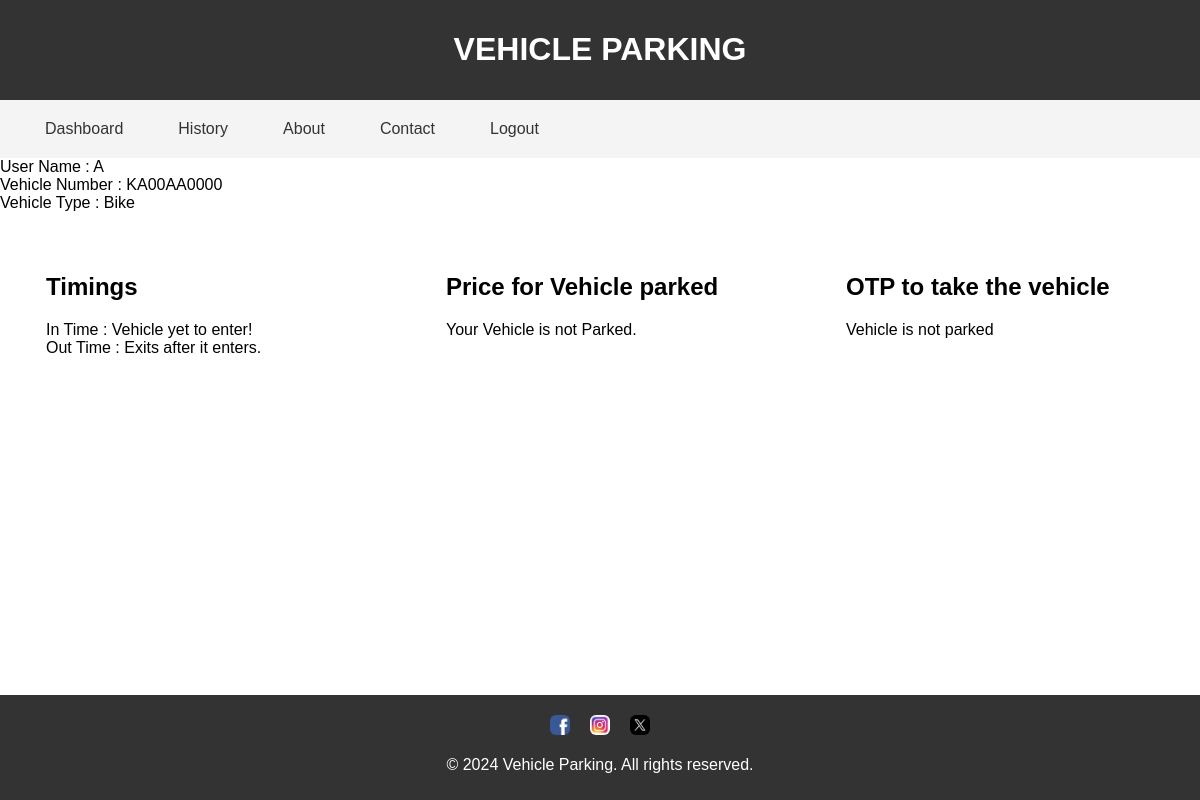
Page /Dash.php on the committed database.
### tables this page shows
CREATE TABLE `basic` (
  `sl` bigint(20) UNSIGNED NOT NULL,
  `Name` varchar(20) NOT NULL,
  `VNo` varchar(10) NOT NULL,
  `VType` varchar(10) NOT NULL,
  `Email` varchar(40) NOT NULL,
  `Password` varchar(16) NOT NULL,
  `T_hrs` tinyint(1) DEFAULT 0,
  `Payment` tinyint(1) DEFAULT NULL,
  `OTP` int(4) DEFAULT NULL
);

### common.php (called while the page is built, shortened)
<?php
    $email='A@gmail.com';
?>

### Dash.php (the view, shortened to what this page needs)
<?php
include 'common.php';
$sql = "SELECT * FROM `basic` where Email='$email '";
$result = mysqli_query($conn, $sql);
$row = mysqli_fetch_assoc($result);
?>
<!DOCTYPE html>
<html lang="en">
<head>
    <link rel="stylesheet" href="home.css">
</head>
<body>
    <header>
        <h1>VEHICLE PARKING</h1>
    </header>
    <nav>
        <a href="/project2024-main/Dash.php">Dashboard</a>
        <a href="/project2024-main/History.php" >History</a>
        <a href="/project2024-main/About.php">About</a>
        <a href="/project2024-main/contact.php" >Contact</a>
        <a href="/project2024-main/Logout.php">Logout</a>
    </nav>
    <Label>User Name              : </Label><?php echo "\t".$row['Name']; ?><br>
    <Label>Vehicle Number    : </Label><?php echo $row['VNo']; ?><br>
    <Label>Vehicle Type      : </Label><?php echo $row['VType']; ?>
    <div class="widgbag">
    <div class="dashboard">
        <div class="widget2">
        <h2  class="hd" >Timings</h2>
            <p>
                <?php
                if($row['Payment']==1){
                    $Vno=$nrow['VNo'];
                $c_time=date('Y-m-d G:i:s');
                    if($inti<$outti){
                        echo "In Time :".$inti."<br>";
                        echo "Out Time :".$c_time."<br>";
                        $run2="UPDATE `details` SET `OutTime` = '$c_time' WHERE VNo = '$Vno'";
                        $update1=mysqli_query($conn, $run2);
                    }
                }
                else
                {
                    echo "In Time : Vehicle yet to enter!<br>";
                    echo "Out Time : Exits after it enters.<br>";
                }
                ?>
            </p>
        </div>
        <div class="widget2">
        <h2 class="hd" >Price for Vehicle parked</h2>
            <p>
                <?php
                $otp=$row['OTP'];
                $a= $row['Payment'];
                    if($a!=0){
                        $start_datetime = new DateTime($inti);
                        $diff = $start_datetime->diff(new DateTime($c_time));
                        $min=($diff->i);
                        $t_hours=($diff->h);
                        $t_days=($diff->d);
                        if($min!=0){
                            echo "Total time parked : ";
                            if($t_days>0){
                                echo $t_days." days ";
                            }
                            if($t_hours>0){
                                echo $t_hours." Hours ";
                            }
                            if($min>0){
                                echo $min." min";
                            }
                            if ($diff->i>0){
                                $t_hour=($diff->days)*24+($diff->h+1);
                            }
                            else{
                                $t_hour=($diff->days)*24+($diff->h);
                            }
                            if($t_hour!=0){
                                $rate=ceil($t_hour/12)*10;
                            }
                            echo '<br>Total price is '.$rate.' Rupees<br>';
                        }
                    }
                    elseif ($row['Payment']==0) {
                        echo "Your Vehicle is not Parked.";
                    }
                    else
                    {
                        echo "Your Vehicle is not Parked.";
                    }
                ?>
            </p>
        </div>
        <div class="widget2">
            <h2  class="hd" >OTP to take the vehicle</h2>
            <p>
                <?php
                    if($a==1){
                        echo 'OTP to exit from parking : '.$otp;
                    }
                    else{
                        echo 'Vehicle is not parked';
                    }
                ?>
            </p>
        </div >
    </div >
<footer>
    <div class="social-icons">
        <a href="https://www.facebook.com/yourpage"><img src="/fblogo.jpeg" alt="Facebook" class="socialic"></a>
        <a href="https://www.instagram.com/yourpage"><img src="/instalogo.jpeg" alt="Instagram" class="socialic"></a>
        <a href="https://twitter.com/yourpage"><img src="/xlogo.jpeg" alt="Twitter X" class="socialic"></a>
    </div>
    <p>&copy; 2024 Vehicle Parking. All rights reserved.</p>
</footer>
</body>
</html>

### home.css (style rules this page uses)
body { font-family: Arial, sans-serif; margin: 0; padding: 0; }
header { background: transparent; background-color: #333; color: #fff; padding: 10px 20px; text-align: center; }
nav { display: flex; background-color: #f4f4f4; padding: 10px; }
nav a { text-decoration: none; margin-left: 15px; color: #333; padding: 10px 20px; }
.dashboard { display: flex; justify-content: space-around; align-items: center; margin-top: 50px; }
.hd { margin-top: -9px; }
footer { background-color: #333; color: #fff; text-align: center; padding: 10px 0; position: fixed; bottom: 0; width: 100%; }
.social-icons { display: flex; justify-content: center; margin-top: 10px; }
.social-icons a { margin: 0 10px; color: #fff; text-decoration: none; font-size: 20px; }
.socialic { height: 20px; width: 20px; border-radius: 30%; }

### Dash.php (style rules this page uses)
.widget2 { width: 300px; height: 180px; padding: 20px; border-radius: 5%; padding-left: 12px; overflow: hidden; }

### rows in the picture
basic: Name "A", VNo "KA00AA0000", VType "Bike"
